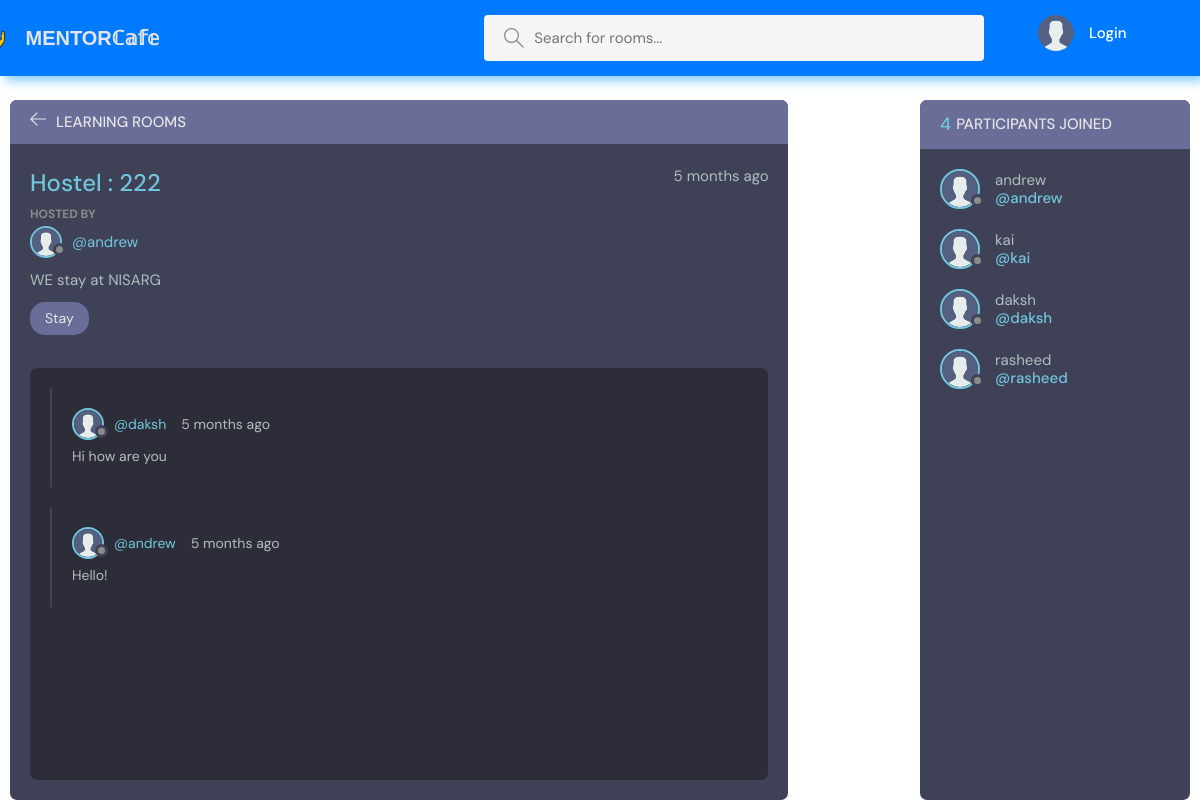
Page /room/9 on the committed database.
### base/models.py (models this page shows, shortened)
class Room(models.Model):
    host = models.ForeignKey(User,on_delete=models.SET_NULL,null=True)
    topic = models.ForeignKey(Topic,on_delete=models.SET_NULL,null=True)
    name = models.CharField(max_length=255)
    description = models.TextField(null=True,blank=True)
    participants = models.ManyToManyField(User,related_name='participants',blank=True)
    updated = models.DateTimeField(auto_now_add=True)
    created = models.DateTimeField(auto_now_add=True)
    class Meta:
        ordering = ['-updated','created']

class Topic(models.Model):
    name = models.CharField(max_length=255)

class Message(models.Model):
    user = models.ForeignKey(User,on_delete=models.CASCADE)
    room = models.ForeignKey(Room,on_delete=models.CASCADE)
    body = models.TextField()
    updated = models.DateTimeField(auto_now_add=True)
    created = models.DateTimeField(auto_now_add=True)

### base/views.py (the view, shortened to what this page needs)
# urls.py: path('room/<slug:pk>', views.room, name ="room"),
def room(request,pk):
    room = Room.objects.get(id=pk)
    room_messages = room.message_set.all().order_by('-created')
    participants = room.participants.all()
    context = {'room' : room, 'room_messages' : room_messages, 'participants':participants}
    return render(request, 'base/room.html',context)

### base/templates/base/room.html (shortened to what this page needs)
{% extends 'main.html' %}
{% load static%}
{% block content %}
<main class="profile-page layout layout--2">
  <div class="container">
    <div class="room">
      <div class="room__top">
        <div class="room__topLeft">
          <a href="{% url 'home' %}">
            <svg version="1.1" xmlns="http://www.w3.org/2000/svg" width="32" height="32" viewBox="0 0 32 32">
              <title>arrow-left</title>
              <path
                d="M13.723 2.286l-13.723 13.714 13.719 13.714 1.616-1.611-10.96-10.96h27.625v-2.286h-27.625l10.965-10.965-1.616-1.607z"
              ></path>
            </svg>
          </a>
          <h3>Learning Rooms</h3>
        </div>
      </div>
      <div class="room__box scroll">
        <div class="room__header scroll">
          <div class="room__info">
            <h3>{{room.name}}</h3>
            <span>{{room.created|timesince}} ago</span>
          </div>
          <div class="room__hosted">
            <p>Hosted By</p>
            <a href="{% url 'profile' room.host.id %}" class="room__author">
              <div class="avatar avatar--small">
                <img src="{% static 'images/avatar.svg'%}" />
              </div>
              <span>@{{room.host}}</span>
            </a>
          </div>
          <div class="room__details">
            {{room.description}}
          </div>
          <span class="room__topics">{{room.topic.name}}</span>
        </div>
        <div class="room__conversation">
          <div class="threads scroll">
            {%for message in room_messages %}
            <div class="thread">
              <div class="thread__top">
                <div class="thread__author">
                  <a href="{% url 'profile' message.user.id %}" class="thread__authorInfo">
                    <div class="avatar avatar--small">
                      <img src="{% static 'images/avatar.svg'%}" />
                    </div>
                    <span>@{{message.user}}</span>
                  </a>
                  <span class="thread__date">{{message.created|timesince}} ago</span>
                </div>
              </div>
              <div class="thread__details">
                {{message.body}}
              </div>
            </div>
            {%endfor%}
          </div>
        </div>
      </div>
      <div class="room__message">
      </div>
    </div>
    <div class="participants">
      <h3 class="participants__top"><span style="font-size: 18px;">{{participants.count}}</span> Participants Joined </h3>
      <div class="participants__list scroll">
        {%for user in participants%}
        <a href="{% url 'profile' user.id %}" class="participant">
          <div class="avatar avatar--medium">
            <img src="{% static 'images/avatar.svg'%}" />
          </div>
          <p>
            {{user.username}}
            <span>@{{user.username}}</span>
          </p>
        </a>
        {%endfor%}
      </div>
    </div>
  </div>
</main>
{%endblock%}

### rows in the picture
Room: name "Hostel : 222", created "5 months", host "andrew", description "WE stay at NISARG", topic.name "Stay"
Message: user "daksh", created "5 months", body "Hi how are you"
Message: user "andrew", created "5 months", body "Hello!"

### other values in the picture
{{ participants.count }} "4"
{{ user.username }} "andrew"
{{ user.username }} "kai"
{{ user.username }} "daksh"
{{ user.username }} "rasheed"
